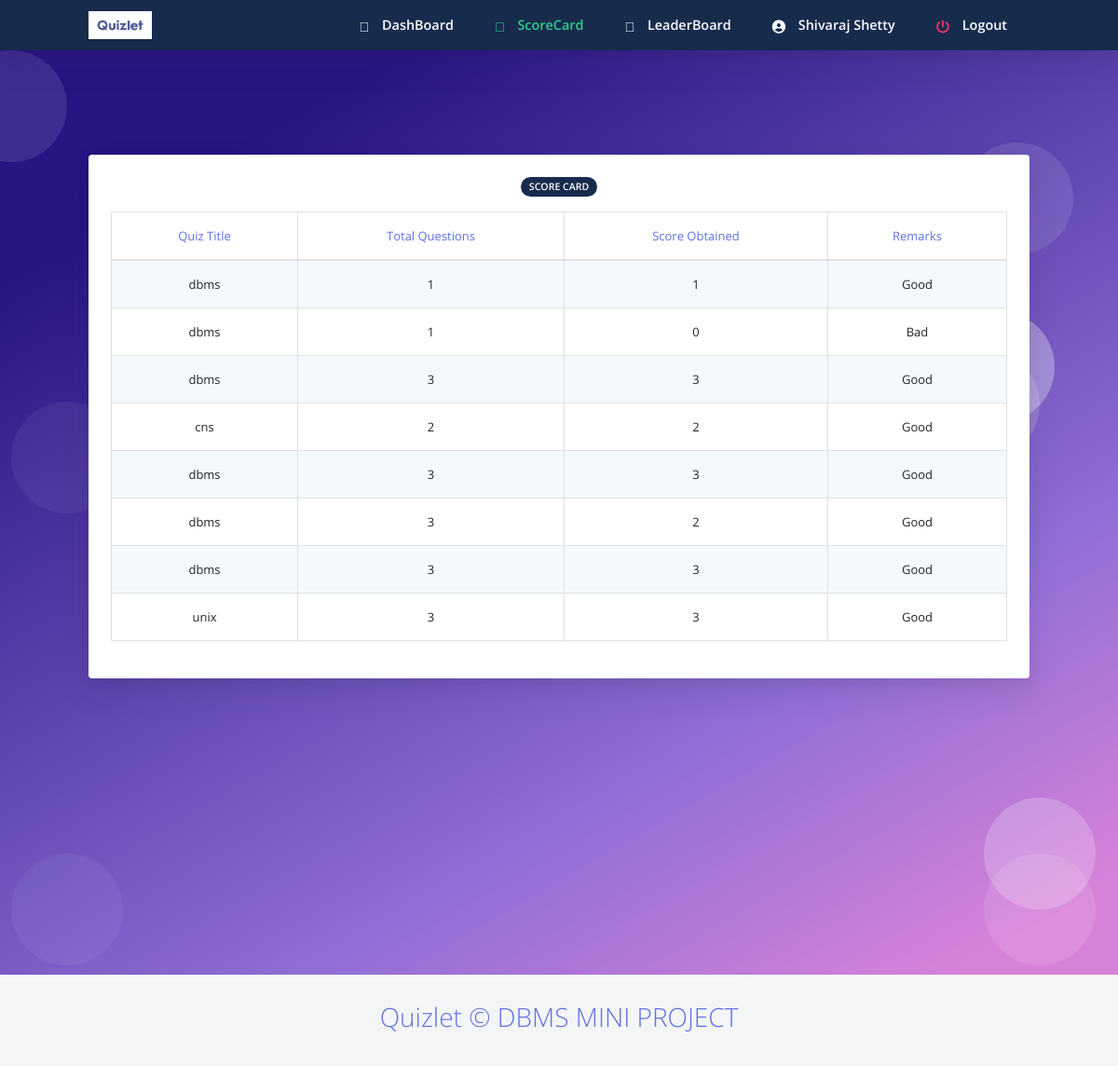
Page /studscorecard.php (signed in) on the committed database.
### tables this page shows
CREATE TABLE `student` (
  `usn` varchar(10) NOT NULL,
  `name` varchar(20) NOT NULL,
  `mail` varchar(30) NOT NULL,
  `phno` varchar(10) NOT NULL,
  `gender` varchar(1) NOT NULL,
  `DOB` varchar(10) NOT NULL,
  `pw` varchar(200) NOT NULL,
  `dept` varchar(3) DEFAULT NULL
);

CREATE TABLE `score` (
  `slno` int(11) NOT NULL,
  `score` int(11) NOT NULL,
  `quizid` int(11) NOT NULL,
  `usn` varchar(30) NOT NULL,
  `totalscore` int(11) NOT NULL,
  `remark` varchar(20) NOT NULL
);

CREATE TABLE `quiz` (
  `quizid` int(11) NOT NULL,
  `quizname` varchar(20) NOT NULL,
  `date_created` timestamp NOT NULL DEFAULT current_timestamp(),
  `staffid` varchar(30) NOT NULL
);

### studscorecard.php (the view, shortened to what this page needs)
<html>
<?php require ("header.php");?>
<?php
require_once 'sql.php';
                $conn = mysqli_connect($host, $user, $ps, $project);if (!$conn) {
    echo "<script>alert(\"Database error retry after some time !\")</script>";
} else {
    $usn = $_SESSION["usn"];
    $sql = "select * from student where usn='{$usn}'";
    $res =   mysqli_query($conn, $sql);
    if ($res == true) {
        while ($row = mysqli_fetch_array($res)) {
            $dbname = $row['name'];
        }
    }
}
?>
  <body class="bg-white" id="top">
    <nav
      id="navbar-main"
      class="
        navbar navbar-main navbar-expand-lg
        bg-default
        navbar-light
        position-sticky
        top-0
        shadow
        py-0
      "
    >
      <div class="container">
        <ul class="navbar-nav navbar-nav-hover align-items-lg-center">
          <li class="nav-item dropdown">
            <a href="index.php" class="navbar-brand mr-lg-5 text-white">
                               <img src="assets/img/navbar.jpg" />
            </a>
          </li>
        </ul>
        <div class="navbar-collapse collapse bg-default" id="navbar_global">
          <ul class="navbar-nav align-items-lg-center ml-auto">
				 <li class="nav-item">
              <a href="homestud.php" class="nav-link">
                <span class="text-white nav-link-inner--text font-weight-bold"
                  ><i class="text-white fad fa-home"></i> DashBoard</span
                >
              </a>
            </li>
			 <li class="nav-item">
              <a href="studscorecard.php" class="nav-link">
                <span class="text-success nav-link-inner--text font-weight-bold"
                  ><i class="text-success fad fa-poll"></i> ScoreCard</span
                >
              </a>
            </li>
			 <li class="nav-item">
              <a href="studleaderboard.php" class="nav-link">
                <span class="text-white nav-link-inner--text font-weight-bold"
                  ><i class="text-white fad fa-award"></i> LeaderBoard</span
                >
              </a>
            </li>
			 <li class="nav-item">
              <a href="studprofile.php" class="nav-link">
                <span class="text-white nav-link-inner--text font-weight-bold"
                  ><i class="text-white fas fa-user-circle"></i> <?php echo $dbname ?></span
                >
              </a>
            </li>
		   <li class="nav-item">
              <a href="logout.php" class="nav-link">
                <span class="text-white nav-link-inner--text font-weight-bold"
                  ><i class="text-danger fas fa-power-off"></i> Logout</span
                >
              </a>
            </li>
          </ul>
        </div>
      </div>
    </nav>
  <section class="section section-shaped section-lg">
    <div class="shape shape-style-1 shape-primary">
      <span></span>
      <span></span>
      <span></span>
      <span></span>
      <span></span>
      <span></span>
      <span></span>
      <span></span>
      <span></span>
      <span></span>
    </div>
<div class="container ">
		<div class="row">
            <div class="col-sm-12 mb-3">
              <div class="card card-body bg-gradient-white text-dark mt-3">
			   <div class="col-12 mx-auto text-center">
            <span class="badge badge-default badge-pill mb-3">Score Card</span>
          </div>
			  <?php
            $sql ="select * from score,quiz where score.usn='{$usn}' and score.quizid=quiz.quizid";
            $res=mysqli_query($conn,$sql);
            if($res)
            {
                echo "<table id=\"sc\" class=\" table table-striped table-hover table-bordered text-center text-primary\">
				<thead >
				<tr>
				<td>Quiz Title</td>
				<td>Total Questions</td>
				<td>Score Obtained</td>
				<td>Remarks</td>
				</tr>
				</thead>";
                while ($row = mysqli_fetch_assoc($res)) {
                    echo "<tr  class=\" text-center text-dark\"><td>".$row["quizname"]."</td><td>".$row["totalscore"]."</td><td>".$row["score"]."</td><td>".$row["remark"]."</tr>";
                }
                echo "</table>";
            }
            else{
                echo " ".mysqli_error($conn);
            }
            ?>
              </div>
       </div>
    </div>
        </div>
</section>
    <?php require("footer.php");?>
</body>
</html>

### rows in the picture
student: name "Shivaraj Shetty"
score: quizid.quizname "dbms", totalscore "1", score "1", remark "Good"
score: quizid.quizname "dbms", totalscore "1", score "0", remark "Bad"
score: quizid.quizname "dbms", totalscore "3", score "3", remark "Good"
score: quizid.quizname "cns", totalscore "2", score "2", remark "Good"
score: quizid.quizname "dbms", totalscore "3", score "3", remark "Good"
score: quizid.quizname "dbms", totalscore "3", score "2", remark "Good"
score: quizid.quizname "dbms", totalscore "3", score "3", remark "Good"
score: quizid.quizname "unix", totalscore "3", score "3", remark "Good"
